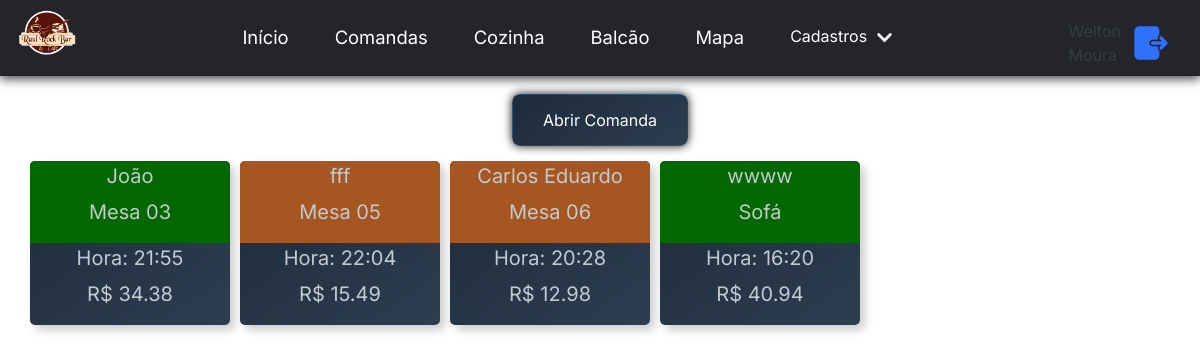
The app's page /comandas/ (signed in), older data.
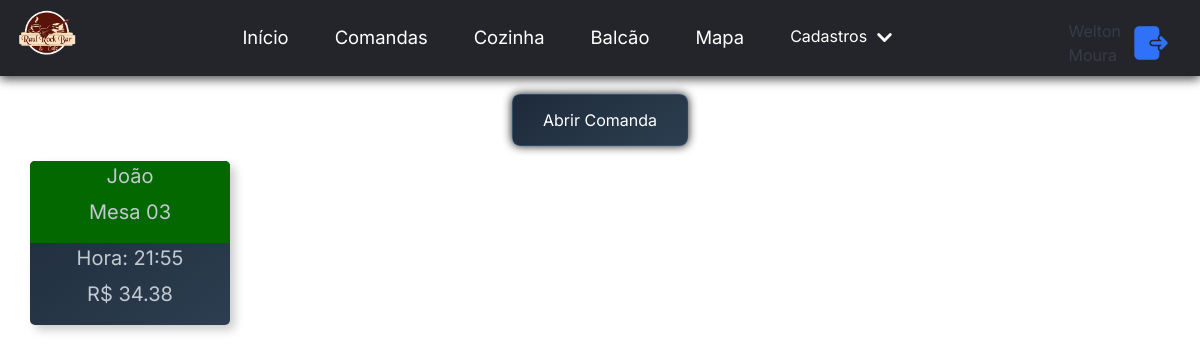
The same page, newer data.
### comandas/models.py (models this page shows, shortened)
class Comanda(models.Model):
    id = models.AutoField(primary_key=True)
    mesa = models.ForeignKey(Mesa, on_delete=models.CASCADE)
    user = models.ForeignKey(User, on_delete=models.CASCADE, null=False, blank=True)
    type_pay = models.ForeignKey(TypePay, on_delete=models.SET_NULL, null=True)
    dt_open = models.DateTimeField(auto_now_add=True)
    dt_close = models.DateTimeField(null=True, blank=True)
    client = models.ForeignKey(Client, on_delete=models.SET_NULL, null=True, blank=True)
    name = models.CharField(max_length=255)
    status = models.CharField(max_length=255, default="OPEN")

class ProductComanda(models.Model):
    id = models.AutoField(primary_key=True)
    comanda = models.ForeignKey(Comanda, on_delete=models.CASCADE)
    data_time = models.DateTimeField(auto_now_add=True)
    product = models.ForeignKey(Product, on_delete=models.PROTECT)
    applicant = models.CharField(max_length=255, null=True, blank=True)

### mesas/models.py (models this page shows)
class Mesa(models.Model):
    id = models.AutoField(primary_key=True)
    name = models.CharField(max_length=100)
    location = models.CharField(max_length=255, null=True, blank=True)
    active = models.BooleanField(default=False)
    def __str__(self):
        return self.name

### payments/models.py (models this page shows, shortened)
class Payments(models.Model):
    id = models.AutoField(primary_key=True)
    value = models.DecimalField(max_digits=10, decimal_places=2)
    type_pay = models.ForeignKey(TypePay, on_delete=models.PROTECT)
    comanda = models.ForeignKey(Comanda, on_delete=models.PROTECT)
    client = models.ForeignKey(Client, null=True , on_delete=models.PROTECT)
    description = models.CharField(max_length=255)
    datetime = models.DateTimeField(auto_now_add=True)

### products/models.py (models this page shows, shortened)
class Product(models.Model):
    id = models.AutoField(primary_key=True)
    name = models.CharField(max_length=100)
    description = models.TextField(null=True, blank=True)
    image = models.ImageField(null=True, blank=True)
    price = models.DecimalField(max_digits=10, decimal_places=2)
    quantity = models.IntegerField(null=False, default=0)
    category = models.ForeignKey(Categories, on_delete=models.CASCADE)
    cuisine = models.BooleanField(default=False)
    active = models.BooleanField(default=True)

### gestaoRaul/decorators.py (the view)
        def wrapper(request, *args, **kwargs):
            if request.user != None:
                if request.user.is_authenticated:
                    if request.user.groups.filter(name=groupName).exists():
                        return view_function(request, *args, **kwargs)
                    else:
                        return HttpResponseForbidden('tu nao tem acesso rapa')
                else:
                    return  HttpResponseRedirect(reverse('login'), status=302)
            else:
                print(f"Erro no decorator: usuario none")
                return HttpResponseRedirect(reverse('login'), status=302)

### comandas/templatetags/custom_filter_tag.py (called while the page is built)
@register.filter(name='total')
def filter_total(value):
    config = {
        'taxa': False
    }
    id = value
    comanda_id = int(id)
    totalParcial = Decimal(0)
    comanda = Comanda.objects.get(id=comanda_id)
    consumo = ProductComanda.objects.filter(comanda=comanda_id)
    parcial = Payments.objects.filter(comanda=comanda)
    for p in parcial:
        totalParcial += p.value
    total = Decimal(0)
    for produto in consumo:
        total += produto.product.price
    taxa = round(total * Decimal(0.1), 2)
    total = (total + taxa) - totalParcial if config['taxa'] else total - totalParcial
    return f'R$ {total}'

@register.filter(name='groupUser')
def has_group(user, group_name):
    return user.groups.filter(name=group_name).exists()

### comandas/views.py (called while the page is built)
@group_required(groupName='Garçom')
def comandas(request):
    comandas = Comanda.objects.filter(status__in=["OPEN", "PAYING"])
    mesas = Mesa.objects.all()
    return render(request, 'comandas.html', {'comandas': comandas, 'mesas': mesas})

### comandas/templates/comandas.html (shortened to what this page needs)
{% extends "base.html" %}
{% load static %}
{% load custom_filter_tag %}
{% block 'head' %}
<link rel="stylesheet" href="{% static 'comandas/css/comandas.css' %}">
{% endblock %}
{% block 'body' %}
<body>
  <div style="justify-self: center;">
    <button class="btn-primary" id="openModal">Abrir Comanda</button>
  </div>
    <div class="grid-container ">
    {% for comanda in comandas %}
    <div class="card-comanda">
      <a  href="{% url 'viewcomanda' %}?parametro={{ comanda.id }}" style="text-decoration: none; ">
        <header
          {% if comanda.status == 'OPEN' %}
          style="padding: 5px; min-height: 60px;border-radius: 5px 5px 0px 0px; background-color: #036800;"
          {% elif comanda.status == 'PAYING' %}
          style="padding: 5px; min-height: 60px;border-radius: 5px 5px 0px 0px; background-color: rgb(165, 86, 33);"
          {% endif %}
            >
            <p>{{comanda.name}}</p>
            <p>{{comanda.mesa}}</p>
        </header>
          <div style="padding: 5px;">
            <p>
              Hora: {{comanda.dt_open|date:"H:i"}}
            </p>
            <p>
              {{ comanda.id | total }}
            </p>
          </div>
      </a>
    </div>
    {% endfor %}
  </div>
</body>
{% endblock %}

Row changes from the older to the newer data that the page shows:
no longer on this page (row edited): Comanda: name "fff", mesa "Mesa 05", dt_open "22:04", id|total "R$ 15.49", status "PAYING" (drawn)
no longer on this page (row edited): Comanda: name "Carlos Eduardo", mesa "Mesa 06", dt_open "20:28", id|total "R$ 12.98", status "PAYING" (drawn)
no longer on this page (row edited): Comanda: name "wwww", mesa "Sofá", dt_open "16:20", id|total "R$ 40.94", status "OPEN" (drawn)
